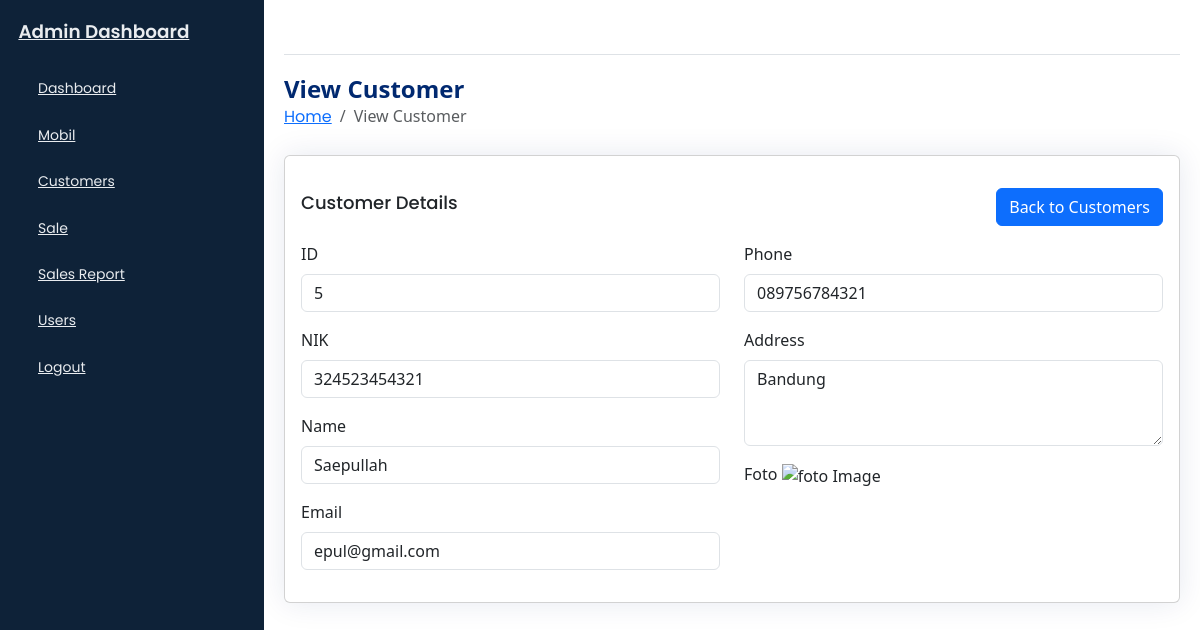
The app's page /admin/view_customer.php?id=5 (signed in) with its own data.
### tables this page shows
CREATE TABLE `customers` (
  `customer_id` int(11) NOT NULL,
  `nik` varchar(25) NOT NULL,
  `name` varchar(100) NOT NULL,
  `email` varchar(100) NOT NULL,
  `phone` varchar(20) DEFAULT NULL,
  `address` text DEFAULT NULL,
  `foto` varchar(255) DEFAULT NULL,
  `created_at` timestamp NOT NULL DEFAULT current_timestamp()
);

### admin/view_customer.php (the view, shortened to what this page needs)
<?php
require_once '../config.php';
$customer_id = $_GET['id'] ?? null;
$sql = "SELECT * FROM customers WHERE customer_id=?";
$stmt = $conn->prepare($sql);
$stmt->bind_param("i", $customer_id);
$stmt->execute();
$result = $stmt->get_result();
$customer = $result->fetch_assoc();
?>
<!DOCTYPE html>
<html lang="en">
<head>
    <?php include 'template/header.php'; ?>
    <link rel="stylesheet" href="path/to/bootstrap.css">
</head>
<body>
    <div class="wrapper">
        <?php include 'template/sidebar.php'; ?>
        <main id="main" class="main">
            <?php include 'template/nav.php'; ?>
            <div class="pagetitle">
                <h1>View Customer</h1>
                <nav>
                    <ol class="breadcrumb">
                        <li class="breadcrumb-item"><a href="index.html">Home</a></li>
                        <li class="breadcrumb-item active">View Customer</li>
                    </ol>
                </nav>
            </div>
            <section class="section">
                <div class="card">
                    <div class="card-body">
                        <div class="d-flex justify-content-between">
                            <h5 class="card-title">Customer Details</h5>
                            <a href="manage_customers.php" class="btn btn-primary mt-3 mb-3">Back to Customers</a>
                        </div>
                        <form>
                            <div class="row">
                                <div class="col-md-6">
                                    <div class="mb-3">
                                        <label for="customer_id" class="form-label">ID</label>
                                        <input type="text" id="customer_id" class="form-control" value="<?php echo htmlspecialchars($customer['customer_id']); ?>" readonly>
                                    </div>
                                    <div class="mb-3">
                                        <label for="nik" class="form-label">NIK</label>
                                        <input type="text" id="nik" class="form-control" value="<?php echo htmlspecialchars($customer['nik']); ?>" readonly>
                                    </div>
                                    <div class="mb-3">
                                        <label for="name" class="form-label">Name</label>
                                        <input type="text" id="name" class="form-control" value="<?php echo htmlspecialchars($customer['name']); ?>" readonly>
                                    </div>
                                    <div class="mb-3">
                                        <label for="email" class="form-label">Email</label>
                                        <input type="text" id="email" class="form-control" value="<?php echo htmlspecialchars($customer['email']); ?>" readonly>
                                    </div>
                                </div>
                                <div class="col-md-6">
                                    <div class="mb-3">
                                        <label for="phone" class="form-label">Phone</label>
                                        <input type="text" id="phone" class="form-control" value="<?php echo htmlspecialchars($customer['phone']); ?>" readonly>
                                    </div>
                                    <div class="mb-3">
                                        <label for="address" class="form-label">Address</label>
                                        <textarea id="address" class="form-control" rows="3" readonly><?php echo htmlspecialchars($customer['address']); ?></textarea>
                                    </div>
                                    <div class="mb-3">
                                        <label for="foto" class="form-label">Foto</label>
                                        <img src="<?php echo htmlspecialchars($customer['foto']); ?>" alt="foto Image" width="100" data-bs-toggle="modal" data-bs-target="#fotoModal" style="cursor: pointer;">
                                    </div>
                                </div>
                            </div>
                        </form>
                    </div>
                </div>
            </section>
        </main>
    </div>
</body>
</html>

### admin/assets/css/style.css (style rules this page uses)
body { font-family: "Poppins", sans-serif; font-size: 0.875rem; opacity: 1; overflow-y: scroll; background: #f6f9ff; color: #444444; }
a { cursor: pointer; text-decoration: none; font-family: "Poppins", sans-serif; }
li { list-style: none; }
.wrapper { align-items: stretch; display: flex; width: 100%; }
.main { display: flex; flex-direction: column; min-height: 100vh; min-width: 0; overflow: hidden; transition: all 0.35s ease-in-out; width: 100%; padding: 0 20px 30px; }
.pagetitle { margin-bottom: 10px; margin-top: 20px; }
.pagetitle h1 { font-size: 24px; margin-bottom: 0; font-weight: 600; color: #012970; }
.card { margin-bottom: 30px; border: none; background-color: white; border-radius: 5px; box-shadow: 0px 0 30px rgba(1, 41, 112, 0.1); }
.card-title { padding: 20px 0 15px 0; font-size: 18px; font-weight: 500; color: #012970; font-family: "Poppins", sans-serif; }
.card-body { padding: 0 20px 20px 20px; }

### records on screen
customers: customer_id "5", nik "324523454321", name "Saepullah", email "epul@gmail.com", phone "089756784321", address "Bandung"
